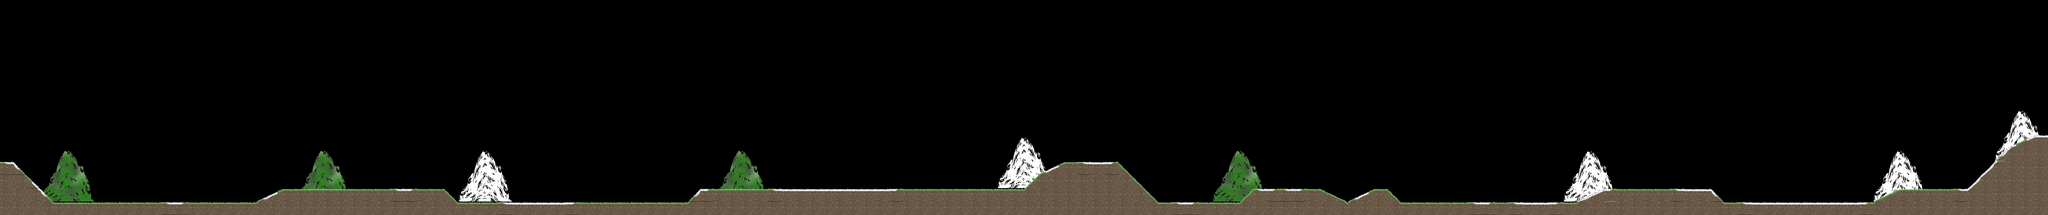

A level layout from a 2D game, rendered from its tile map. Below: a short description, then the map file with tile-grid data replaced by summaries:
An orthogonal 152x16 tile map with 64x64 px tiles, 2 tile layers (Tile FG, Tile BG), 3 tilesets and 59 objects (25x star, 11x cloud, 10x bird, 9x plane, 3x checkpoint, ...).

<map version="1.0" orientation="orthogonal" width="152" height="16" tilewidth="64" tileheight="64">
 <tileset firstgid="1" name="tileset" tilewidth="64" tileheight="64">
  <image source="tileset.png" />
 </tileset>
 <tileset firstgid="33" source="tilesheet.tsx" />
 <tileset firstgid="69" source="mountain.tsx" />
 <layer name="Tile FG" width="152" height="16">
  <properties>
   <property name="zindex" value="0.9" />
  </properties>
  <data>[2432 cells, 168 non-empty, 39 distinct tile ids]</data>
 </layer>
 <layer name="Tile BG" width="152" height="16">
  <properties>
   <property name="zindex" value="0.6" />
  </properties>
  <data>[2432 cells, 314 non-empty, 30 distinct tile ids]</data>
 </layer>
 <objectgroup name="Objects" width="152" height="16">
  <object name="spawn" type="spawn" x="512" y="322" width="62" height="62" />
  <object name="plane" type="plane" x="2116" y="248" width="196" height="68" />
  <object name="plane" type="plane" x="2024" y="584" width="188" height="56" />
  <object name="cloudR" type="cloud" x="1476" y="64" width="192" height="116">
   <properties>
    <property name="neutral" value="3" />
   </properties>
  </object>
  <object name="cloudL" type="cloud" x="2112" y="66" width="192" height="132">
   <properties>
    <property name="neutral" value="9" />
   </properties>
  </object>
  <object name="bird" type="bird" x="1784" y="54" width="140" height="72" />
  <object name="plane" type="plane" x="2546" y="720" width="188" height="60" />
  <object name="cloudH" type="cloud" x="2772" y="192" width="196" height="136">
   <properties>
    <property name="neutral" value="1" />
   </properties>
  </object>
  <object name="cloudL" type="cloud" x="3152" y="470" width="192" height="124">
   <properties>
    <property name="neutral" value="9" />
   </properties>
  </object>
  <object name="plane" type="plane" x="3696" y="102" width="192" height="64" />
  <object name="bird" type="bird" x="3468" y="226" width="124" height="64" />
  <object name="cloudR" type="cloud" x="3726" y="262" width="192" height="128">
   <properties>
    <property name="neutral" value="3" />
   </properties>
  </object>
  <object name="bird" type="bird" x="4594" y="246" width="132" height="56" />
  <object name="plane" type="plane" x="5108" y="306" width="192" height="72" />
  <object name="cloudN" type="cloud" x="4424" y="52" width="200" height="124">
   <properties>
    <property name="neutral" value="5" />
   </properties>
  </object>
  <object name="cloudH" type="cloud" x="5192" y="134" width="192" height="132">
   <properties>
    <property name="neutral" value="1" />
   </properties>
  </object>
  <object name="cloudN" type="cloud" x="5712" y="370" width="192" height="124">
   <properties>
    <property name="neutral" value="5" />
   </properties>
  </object>
  <object name="bird" type="bird" x="5376" y="632" width="128" height="60" />
  <object name="plane" type="plane" x="6376" y="222" width="188" height="64" />
  <object name="cloudR" type="cloud" x="6140" y="566" width="184" height="128">
   <properties>
    <property name="neutral" value="3" />
   </properties>
  </object>
  <object name="bird" type="bird" x="6400" y="474" width="128" height="64" />
  <object name="bird" type="bird" x="6760" y="794" width="124" height="56" />
  <object name="plane" type="plane" x="7824" y="402" width="188" height="64" />
  <object name="cloudL" type="cloud" x="8032" y="148" width="196" height="124">
   <properties>
    <property name="neutral" value="9" />
   </properties>
  </object>
  <object name="cloudT" type="cloud" x="7428" y="186" width="188" height="128">
   <properties>
    <property name="neutral" value="7" />
   </properties>
  </object>
  <object name="plane" type="plane" x="8544" y="570" width="196" height="64" />
  <object name="plane" type="plane" x="9324" y="488" width="184" height="64" />
  <object name="bird" type="bird" x="9088" y="716" width="132" height="64" />
  <object name="bird" type="bird" x="8820" y="136" width="132" height="64" />
  <object name="bird" type="bird" x="8900" y="424" width="132" height="64" />
  <object name="bird" type="bird" x="7936" y="768" width="132" height="64" />
  <object name="star" type="star" x="2306" y="392" width="60" height="68">
   <properties>
    <property name="delay" value="350" />
   </properties>
  </object>
  <object name="star" type="star" x="2558" y="100" width="64" height="68">
   <properties>
    <property name="delay" value="500" />
   </properties>
  </object>
  <object name="star" type="star" x="1978" y="168" width="64" height="60">
   <properties>
    <property name="delay" value="400" />
   </properties>
  </object>
  <object name="star" type="star" x="3098" y="670" width="60" height="64">
   <properties>
    <property name="delay" value="500" />
   </properties>
  </object>
  <object name="star" type="star" x="4116" y="150" width="68" height="64">
   <properties>
    <property name="delay" value="450" />
   </properties>
  </object>
  <object name="star" type="star" x="3564" y="466" width="72" height="64">
   <properties>
    <property name="delay" value="500" />
   </properties>
  </object>
  <object name="star" type="star" x="3972" y="526" width="56" height="60">
   <properties>
    <property name="delay" value="550" />
   </properties>
  </object>
  <object name="star" type="star" x="4720" y="86" width="64" height="68">
   <properties>
    <property name="delay" value="550" />
   </properties>
  </object>
  <object name="star" type="star" x="4864" y="514" width="64" height="64">
   <properties>
    <property name="delay" value="500" />
   </properties>
  </object>
  <object name="star" type="star" x="5856" y="130" width="64" height="64">
   <properties>
    <property name="delay" value="500" />
   </properties>
  </object>
  <object name="star" type="star" x="5980" y="646" width="64" height="64">
   <properties>
    <property name="delay" value="450" />
   </properties>
  </object>
  <object name="star" type="star" x="6088" y="226" width="60" height="60">
   <properties>
    <property name="delay" value="400" />
   </properties>
  </object>
  <object name="star" type="star" x="6748" y="142" width="60" height="60">
   <properties>
    <property name="delay" value="400" />
   </properties>
  </object>
  <object name="star" type="star" x="7032" y="90" width="64" height="60">
   <properties>
    <property name="delay" value="500" />
   </properties>
  </object>
  <object name="star" type="star" x="7384" y="530" width="64" height="60">
   <properties>
    <property name="delay" value="500" />
   </properties>
  </object>
  <object name="star" type="star" x="8682" y="766" width="60" height="64">
   <properties>
    <property name="delay" value="550" />
   </properties>
  </object>
  <object name="star" type="star" x="9402" y="342" width="64" height="64">
   <properties>
    <property name="delay" value="450" />
   </properties>
  </object>
  <object name="star" type="star" x="7818" y="98" width="60" height="60">
   <properties>
    <property name="delay" value="550" />
   </properties>
  </object>
  <object name="star" type="star" x="8162" y="654" width="60" height="60">
   <properties>
    <property name="delay" value="400" />
   </properties>
  </object>
  <object name="star" type="star" x="1116" y="776" width="68" height="64" />
  <object name="checkpoint" type="checkpoint" x="390" y="10" width="120" height="828" />
  <object name="checkpoint" type="checkpoint" x="3368" y="6" width="64" height="880" />
  <object name="checkpoint" type="checkpoint" x="7136" y="34" width="68" height="884" />
  <object name="star" type="star" x="908" y="140" width="68" height="64">
   <properties>
    <property name="delay" value="500" />
   </properties>
  </object>
  </objectgroup>
 <objectgroup name="Instructions" width="152" height="16" />
</map>
<!-- 4 of 59 objects omitted -->
